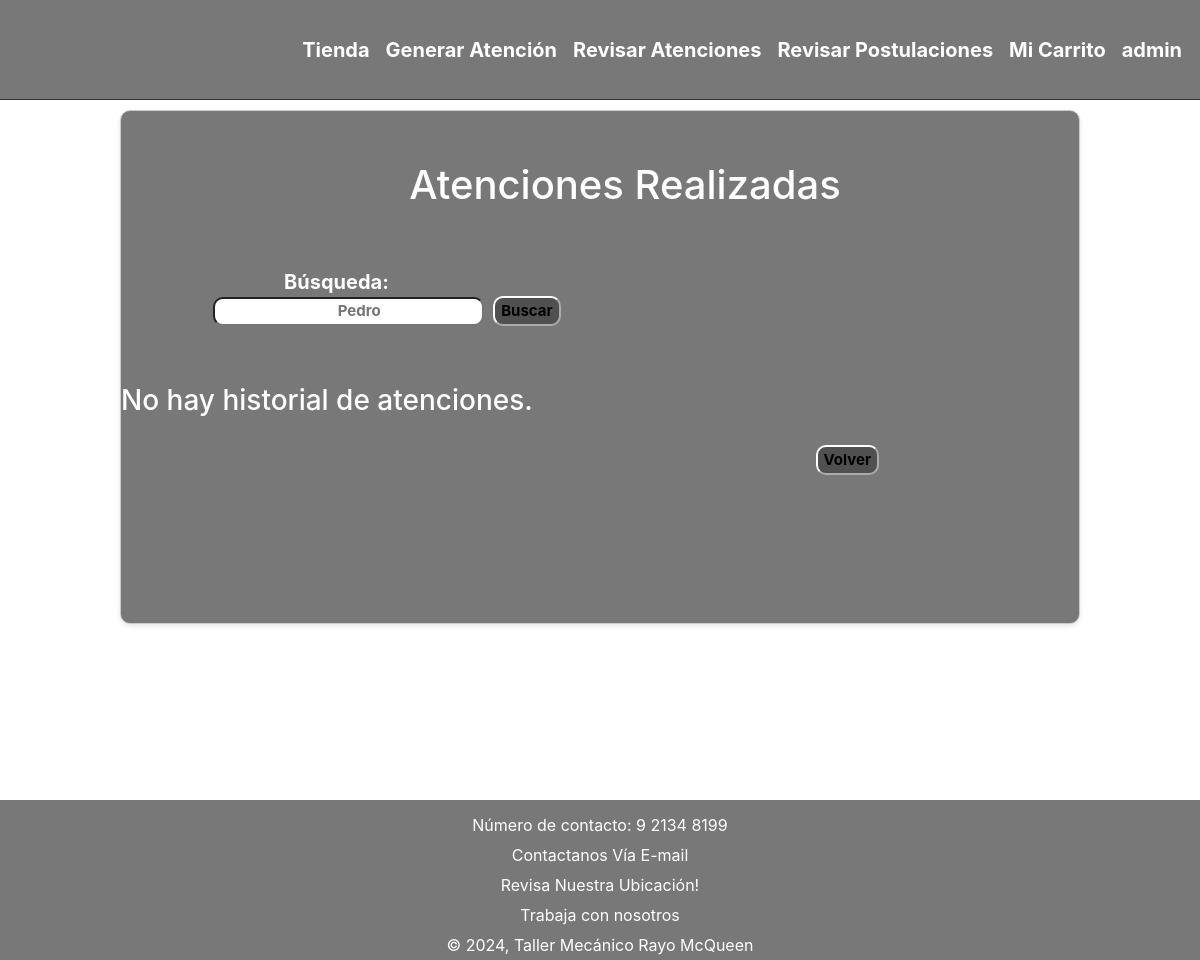
The page /rev-atenciones/ (signed in) on the database as committed earlier.
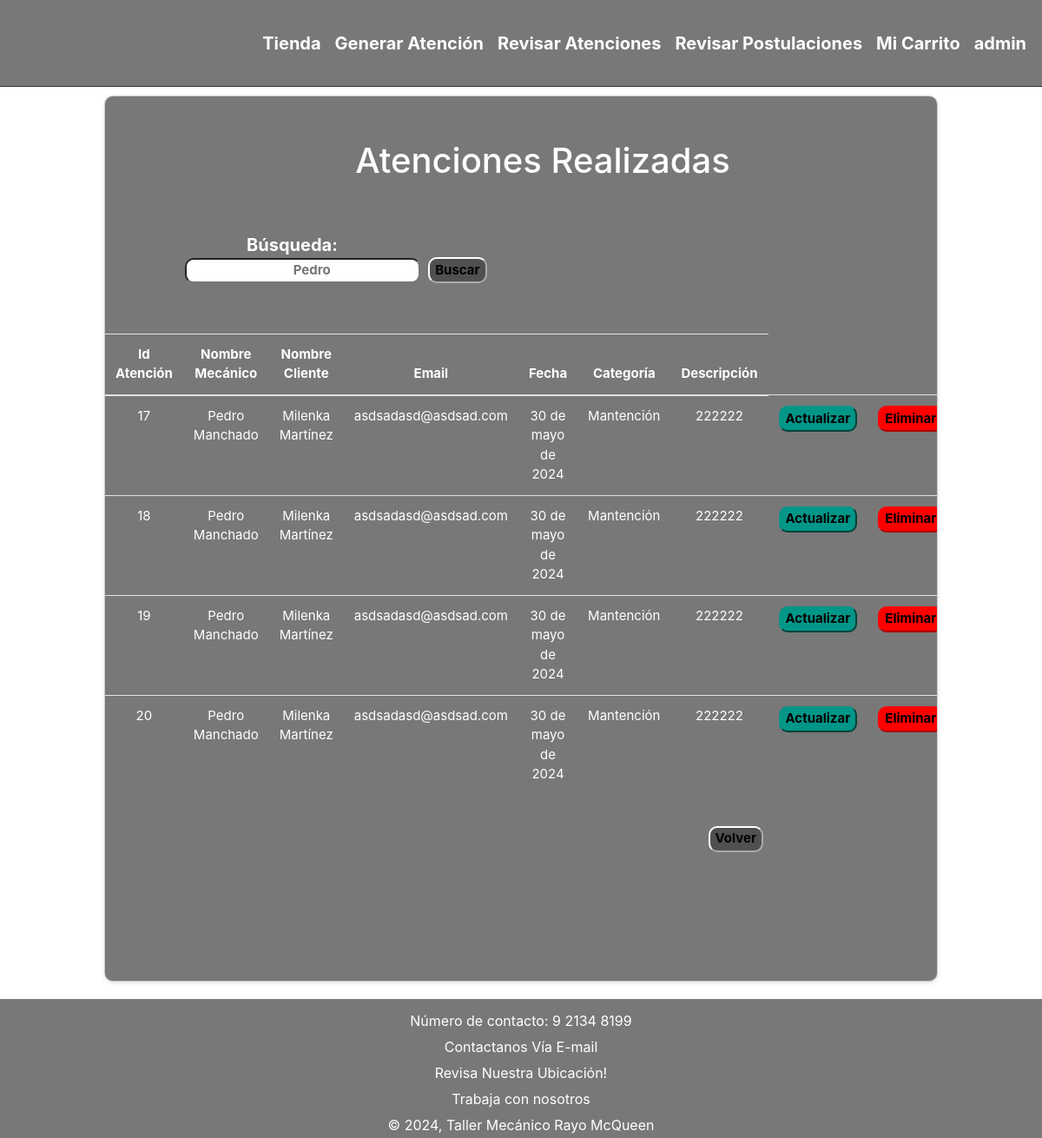
The same page on the database as committed later.
### app/models.py (models this page shows, shortened)
class atencion(models.Model):
    id_atencion = models.AutoField(db_column='id_atencion', primary_key=True)
    nom_mecanico = models.CharField(max_length=50)
    nom_cliente = models.CharField(max_length=50)
    email = models.EmailField(max_length=100, blank=True, null=False)
    fecha_atencion = models.DateField()
    categoria = models.IntegerField(choices=categoria_opc, default=0)
    descripcion = models.TextField()

### app/views.py (the view, shortened to what this page needs)
# urls.py: path('rev-atenciones/', views.rev_atenciones, name="rev_atenciones"),
@login_required
def rev_atenciones(request):
    busqueda = request.GET.get("buscar")
    atenciones = atencion.objects.all()
    context = {
        'atenciones' :atenciones
    }
    return render(request,'app/rev-atenciones.html',context)

### app/templates/app/rev-atenciones.html (shortened to what this page needs)
{% extends "app/base.html" %}
{% load static %}
{% block css %}
<link rel="stylesheet" href="https://stackpath.bootstrapcdn.com/bootstrap/4.5.2/css/bootstrap.min.css">
<link rel="stylesheet" href="{% static 'app/css/rev-atenciones/styles.min.css' %}">
{% endblock %}
{% block contenido %}
<div class="bloque">
{% if user.is_superuser %}
    <div class="atencion">
        <h1 class="text-center">Atenciones Realizadas</h1>
        <form method="GET">
        <label id="id-search"> Búsqueda:
            <input id="id-search"  type="text" name="buscar" placeholder="Pedro"></label>
        <button class="button-tabla-atenciones" id="search-button"> Buscar </button>
        </form>
        <div class="tabla_atencion">
            <div class="tabla table-responsive">
                {% if atenciones %}
                <table class="table table-border">
                    <thead>
                        <tr>
                            <th scope="col">Id Atención</th>
                            <th scope="col">Nombre Mecánico</th>
                            <th scope="col">Nombre Cliente</th>
                            <th scope="col">Email</th>
                            <th scope="col">Fecha</th>
                            <th scope="col">Categoría</th>
                            <th scope="col">Descripción</th>
                        </tr>
                    </thead>
                    <tbody>
                        {% for x in atenciones %}
                        <tr>
                            <td>{{ x.id_atencion }}</td>
                            <td>{{ x.nom_mecanico }}</td>
                            <td>{{ x.nom_cliente }}</td>
                            <td>{{ x.email }}</td>
                            <td>{{ x.fecha_atencion }}</td>
                            <td>{{ x.get_categoria_display }}</td>
                            <td>{{ x.descripcion }}</td>
                            <td><a href="{% url 'actualizaratencion' x.id_atencion %}"><button class="button-tabla-atenciones" id="green"> Actualizar </button></a></td>
                            <td><a href="{% url 'eliminaratencion' x.id_atencion %}"><button class="button-tabla-atenciones" id="red"> Eliminar </button></a></td>
                        </tr>
                        {% endfor %}
                    </tbody>
                </table>
                {% else %}
                <h3>No hay historial de atenciones.</h3>
                {% endif %}
            </div>
        </div>
        <div class="boton">
            <a href="{% url 'main' %}"><button class="button-tabla-atenciones" id="gray"> Volver </button></a>
        </div>
        <br>
        <br>
    </div>
{% else %}
    <h1>No tienes permisos para acceder a esta página</h1>
{% endif %}
</div>
{% endblock %}

Rows that differ between the two databases and show on the page:
added atencion: id_atencion "17", nom_mecanico "Pedro Manchado", nom_cliente "Milenka Martínez", email "asdsadasd@asdsad.com", fecha_atencion "30 de mayo de 2024", categoria "Mantención", descripcion "222222"
added atencion: id_atencion "18", nom_mecanico "Pedro Manchado", nom_cliente "Milenka Martínez", email "asdsadasd@asdsad.com", fecha_atencion "30 de mayo de 2024", categoria "Mantención", descripcion "222222"
added atencion: id_atencion "19", nom_mecanico "Pedro Manchado", nom_cliente "Milenka Martínez", email "asdsadasd@asdsad.com", fecha_atencion "30 de mayo de 2024", categoria "Mantención", descripcion "222222"
added atencion: id_atencion "20", nom_mecanico "Pedro Manchado", nom_cliente "Milenka Martínez", email "asdsadasd@asdsad.com", fecha_atencion "30 de mayo de 2024", categoria "Mantención", descripcion "222222"
Other text that changed with them:
text no longer shown: "No hay historial de atenciones."
text now shown: "Id Atención Nombre Mecánico Nombre Cliente Email Fecha Categoría Descripción"
